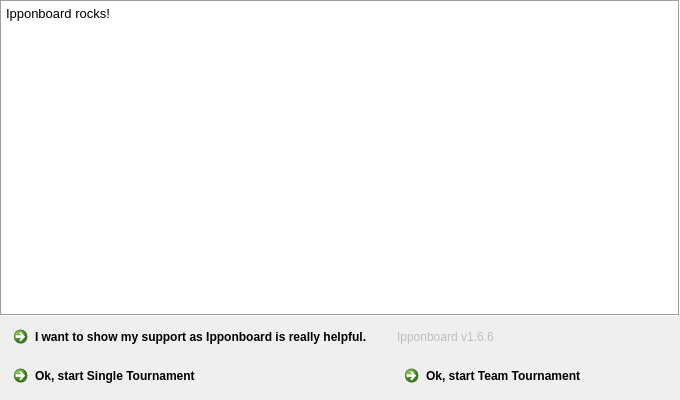
<?xml version="1.0" encoding="UTF-8"?>
<ui version="4.0">
 <class>SplashScreen</class>
 <widget class="QWidget" name="SplashScreen">
  <property name="windowModality">
   <enum>Qt::WindowModal</enum>
  </property>
  <property name="geometry">
   <rect>
    <x>0</x>
    <y>0</y>
    <width>680</width>
    <height>400</height>
   </rect>
  </property>
  <property name="font">
   <font>
    <family>Segoe UI</family>
   </font>
  </property>
  <property name="windowTitle">
   <string>Welcome to Ipponboard!</string>
  </property>
  <property name="windowIcon">
   <iconset resource="ipponboard.qrc">
    <normaloff>:/res/images/logo.png</normaloff>:/res/images/logo.png</iconset>
  </property>
  <property name="windowOpacity">
   <double>1.000000000000000</double>
  </property>
  <property name="whatsThis">
   <string/>
  </property>
  <property name="styleSheet">
   <string notr="true"/>
  </property>
  <layout class="QVBoxLayout" name="verticalLayout" stretch="1,0">
   <property name="spacing">
    <number>3</number>
   </property>
   <property name="leftMargin">
    <number>0</number>
   </property>
   <property name="topMargin">
    <number>0</number>
   </property>
   <property name="rightMargin">
    <number>0</number>
   </property>
   <property name="bottomMargin">
    <number>0</number>
   </property>
   <item>
    <widget class="QTextEdit" name="textEdit_eula">
     <property name="font">
      <font>
       <family>Segoe UI</family>
       <pointsize>10</pointsize>
       <weight>50</weight>
       <italic>false</italic>
       <bold>false</bold>
       <kerning>true</kerning>
      </font>
     </property>
     <property name="focusPolicy">
      <enum>Qt::NoFocus</enum>
     </property>
     <property name="autoFillBackground">
      <bool>true</bool>
     </property>
     <property name="styleSheet">
      <string notr="true"/>
     </property>
     <property name="frameShape">
      <enum>QFrame::Box</enum>
     </property>
     <property name="frameShadow">
      <enum>QFrame::Sunken</enum>
     </property>
     <property name="lineWidth">
      <number>1</number>
     </property>
     <property name="midLineWidth">
      <number>0</number>
     </property>
     <property name="autoFormatting">
      <set>QTextEdit::AutoAll</set>
     </property>
     <property name="tabChangesFocus">
      <bool>false</bool>
     </property>
     <property name="undoRedoEnabled">
      <bool>false</bool>
     </property>
     <property name="readOnly">
      <bool>true</bool>
     </property>
     <property name="html">
      <string notr="true">&lt;!DOCTYPE HTML PUBLIC &quot;-//W3C//DTD HTML 4.0//EN&quot; &quot;http://www.w3.org/TR/REC-html40/strict.dtd&quot;&gt;
&lt;html&gt;&lt;head&gt;&lt;meta name=&quot;qrichtext&quot; content=&quot;1&quot; /&gt;&lt;style type=&quot;text/css&quot;&gt;
p, li { white-space: pre-wrap; }
&lt;/style&gt;&lt;/head&gt;&lt;body style=&quot; font-family:'Segoe UI'; font-size:10pt; font-weight:400; font-style:normal;&quot;&gt;
&lt;p style=&quot; margin-top:0px; margin-bottom:0px; margin-left:0px; margin-right:0px; -qt-block-indent:0; text-indent:0px;&quot;&gt;&lt;span style=&quot; font-family:'MS Shell Dlg 2';&quot;&gt;Ipponboard rocks!&lt;/span&gt;&lt;/p&gt;&lt;/body&gt;&lt;/html&gt;</string>
     </property>
     <property name="acceptRichText">
      <bool>false</bool>
     </property>
     <property name="textInteractionFlags">
      <set>Qt::TextBrowserInteraction</set>
     </property>
    </widget>
   </item>
   <item>
    <layout class="QGridLayout" name="gridLayout">
     <property name="leftMargin">
      <number>6</number>
     </property>
     <property name="rightMargin">
      <number>6</number>
     </property>
     <property name="bottomMargin">
      <number>6</number>
     </property>
     <item row="2" column="1">
      <widget class="QCommandLinkButton" name="commandLinkButton_startTeamVersion">
       <property name="enabled">
        <bool>true</bool>
       </property>
       <property name="layoutDirection">
        <enum>Qt::LeftToRight</enum>
       </property>
       <property name="text">
        <string>Ok, start Team Tournament</string>
       </property>
       <property name="icon">
        <iconset resource="ipponboard.qrc">
         <normaloff>:/res/images/logo_team.png</normaloff>:/res/images/logo_team.png</iconset>
       </property>
       <property name="checkable">
        <bool>false</bool>
       </property>
       <property name="autoDefault">
        <bool>false</bool>
       </property>
       <property name="default">
        <bool>false</bool>
       </property>
      </widget>
     </item>
     <item row="2" column="0">
      <widget class="QCommandLinkButton" name="commandLinkButton_startSingleVersion">
       <property name="text">
        <string>Ok, start Single Tournament</string>
       </property>
       <property name="icon">
        <iconset resource="ipponboard.qrc">
         <normaloff>:/res/images/logo.png</normaloff>:/res/images/logo.png</iconset>
       </property>
       <property name="autoDefault">
        <bool>false</bool>
       </property>
      </widget>
     </item>
     <item row="1" column="1">
      <widget class="QLabel" name="label_info">
       <property name="enabled">
        <bool>false</bool>
       </property>
       <property name="sizePolicy">
        <sizepolicy hsizetype="Preferred" vsizetype="Preferred">
         <horstretch>0</horstretch>
         <verstretch>0</verstretch>
        </sizepolicy>
       </property>
       <property name="text">
        <string notr="true">Ipponboard v1.6.6</string>
       </property>
       <property name="textFormat">
        <enum>Qt::PlainText</enum>
       </property>
       <property name="scaledContents">
        <bool>false</bool>
       </property>
       <property name="margin">
        <number>5</number>
       </property>
      </widget>
     </item>
     <item row="1" column="0">
      <widget class="QCommandLinkButton" name="commandLinkButton_donate">
       <property name="text">
        <string>I want to show my support as Ipponboard is really helpful.</string>
       </property>
       <property name="icon">
        <iconset resource="ipponboard.qrc">
         <normaloff>:/res/images/btn_donate_EN_s.gif</normaloff>:/res/images/btn_donate_EN_s.gif</iconset>
       </property>
       <property name="iconSize">
        <size>
         <width>70</width>
         <height>20</height>
        </size>
       </property>
       <property name="autoDefault">
        <bool>false</bool>
       </property>
       <property name="description">
        <string/>
       </property>
      </widget>
     </item>
    </layout>
   </item>
  </layout>
 </widget>
 <tabstops>
  <tabstop>textEdit_eula</tabstop>
  <tabstop>commandLinkButton_startSingleVersion</tabstop>
  <tabstop>commandLinkButton_startTeamVersion</tabstop>
 </tabstops>
 <resources>
  <include location="ipponboard.qrc"/>
 </resources>
 <connections/>
</ui>
